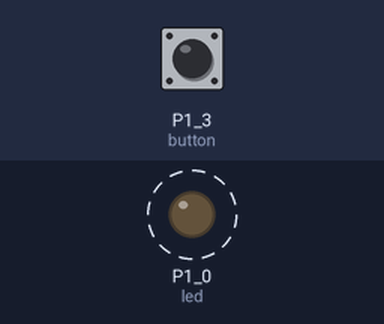
A sketch run on a simulated TI MSP430 LaunchPad. On the bench: output pins drawn as LEDs (lit = HIGH). Dashed ring = blinking. Inputs (shaded band) come from the test bench; at power-on: P1_3 (button) HIGH. What the sketch prints to the serial monitor is not drawn.

Above: at 2.8 s.
2.9 s: P1_3 (button) pulled LOW for 1.2 s
At 3.8 s:
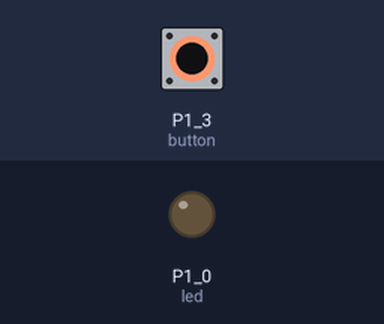
5.6 s: P1_3 (button) pulled LOW for 3.2 s
At 9.2 s:
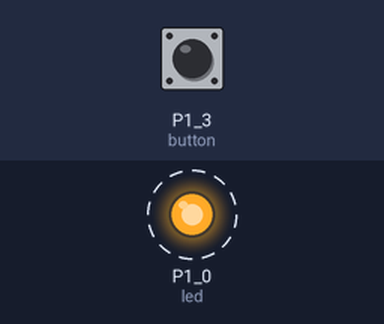
Timing chart, 0 to 18.8 s (numbered marks = the images above; inputs shaded):
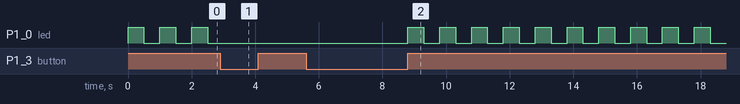

The sketch:

project_button.ino
```cpp
/*
Αυτός ο κωδικός σχεδιάστηκε από τον Κωνσταντίνο Σάκκα στις 7 Αυγούστου 2020.
Προορίζεται για ακαδημαϊκή χρήση στο Τμήμα Πληροφορικής και Τηλεπικοινωνιών του Πανεπιστημίου
Ιωαννίνων και του github https://ksakkas.github.io/Microcontroller-MSP430/.
*/
/*
Αυτός ο κωδικός σχεδιάστηκε και εκτελέστηκε στο Energia ver. 1.8.11E23
Σχεδιάστηκε για χρήση με TI MSP430F5529
*/

/*
Κατά τη διάρκεια της κανονικής ροής του προγράμματος, το κόκκινο LED (PIN 1.0)
θα αναβοσβήνει με συχνότητα 1 Hz. Ο μικροελεγκτής θα τυπώνει στην σειριακή κονσόλα
το πλήθος των αφεσβέσεων

Όταν ο χρήστης πιέζει το δεξί button (PIN 1.1), θα σταματάει η ροή του προγράμματος.
Όταν ο χρήστης ξαναπιέσει το button θα συνεχίζει
*/

#define LED RED_LED //Δηλώνουμε οτι θα χρησιμοποιήσουμε το κόκκινο led
const int button = PUSH2;  //Αρχικοποιούμε στην σταθερά button το κουμπί PUSH2 (P1.1)
const int led  = RED_LED;  //Αρχικοποιούμε στην σταθερά led το κόκκινο led (P1.0)

int ledState=LOW;           //Αρχικοποιούμε την μεταβλητή ledState = LOW δηλαδή λογικό 0
                           //Η συγκεκριμένη μεταβλητή θα κρατάει την κατάσταση του led
int buttonCurrent=LOW;    //Αρχικοποιούμε την μεταβλητή buttonCurrent = LOW δηλαδή λογικό 0
                         //Η συγκεκριμένη μεταβλητή θα κρατάει την κατάσταση του κουμπιού
int buttonPrevious=LOW; //Αρχικοποιούμε την μεταβλητή buttonPrevious = LOW δηλαδή λογικό 0
                       //Η συγκεκριμένη μεταβλητή θα κρατάει την προηγούμενη κατάσταση του κουμπιού
int x=0;              //Αρχικοποιούμε την μεταβλητή x = 0 για μετρητή

void setup() {                                                       //Συνάρτηση αρχικοποίησης παραμέτρων και υλικών συστήματος
  Serial.begin(9600);                                               //Είναι ο ρυθμός μετάδοσης σε bits / sec
  pinMode(led, OUTPUT);                                            //Δήλωση σταθεράς led = RED_LED ως έξοδο
  pinMode(button, INPUT_PULLUP);                                  //Δήλωση σταθεράς button = PUSH2 ως έξοδο
  Serial.println("Τμήμα Πληροφορικής & Τηλεπικοινωνιών");        //Εμφάνιση μηνύματος στην έναρξη του προγράμματος
  Serial.println("Project Button");                     //Εμφάνιση μηνύματος στην έναρξη του προγράμματος


}

void loop()                                                        //Κύρια επαναληπτική συνάρτηση
{
  buttonCurrent = digitalRead(button);                           //Εκχώρηση στην μεταβλητή buttonCurrent την τιμή του Button (εαν πατήθηκε ή όχι)
  if (buttonCurrent != buttonPrevious)                          //Εαν η τιμή του buttonCurrent είναι διαφορετική απο την τιμή του buttonPrevious τότε
                                                               //(δηλ. εαν η τιμή της τωρινής κατάστασης είναι διαφορετική απο της προηγούμενης)
  {
    if(buttonCurrent == HIGH)                                //Εαν η τιμή του buttonCurrent είναι HIGH = λογικό 1 τότε
    {
      if(ledState == LOW){                                 //Εαν η τιμή του ledState είναι LOW = λογικό 0 τότε
        while(buttonCurrent == HIGH){                     //Όσο η τιμή του buttonCurrent είναι HIGH = λογικό 1
          digitalWrite(led, HIGH);                       //Δίνει λογική τιμή 1 (HIGH) στο led δηλαδή το ανάβει
          delay(500);                                   //Σταματά την εκτέλεση για 500 ms = 0.5 sec
          digitalWrite(led, LOW);                      //Δίνει λογική τιμή 0 (LOW) στο led δηλαδή το σβήνει
          delay(500);                                 //Σταματά την εκτέλεση για 500 ms = 0.5 sec
          x++;                                       //Αυξάνει το μετρητή κατά ένα
          Serial.print("Το LED έχει αναβοσβήσει: ");//Εμφάνιση μηνύματος
          Serial.print(x);                         //Εμφάνιση τιμής του μετρητή x
          Serial.println(" φορές");               //Εμφάνιση μηνύματος
          buttonCurrent = digitalRead(button);   //Εκχώρηση στην μεταβλητή buttonCurrent την τιμή του Button (εαν πατήθηκε ή όχι)
          }
        ledState=HIGH;                         //Η μεταβλητή της κατάστασης του led γίνεται HIGH δηλαδή λογικό 1
      }
      else{                                  //Αλλιώς (εάν δεν ισχύει η προηγούμενη συνθήκη)
          digitalWrite(led, LOW);           //Δίνει λογική τιμή 0 (LOW) στο led δηλαδή το σβήνει
          ledState= LOW;                   //Η μεταβλητή της κατάστασης του led γίνεται LOW δηλαδή λογικό 0
          Serial.println("Το LED σταμάτησε να αναβοσβήνει ");    //Εμφάνιση μηνύματος
      }
    }
       buttonPrevious = buttonCurrent;  //Στην μεταβλητή που κρατάει την προηγούμενη κατάσταση του button εκχωρούμε την κατάσταση του button
  }
}
```

Measured:
- after the input at 2.9 s, P1_0 (led): stops changing and stays LOW
- after the input at 5.6 s, P1_0 (led): alternates HIGH for 0.50 s and LOW for 0.50 s, starting after 3.2 s
- by itself, P1_0 (led): alternates HIGH for 0.50 s and LOW for 0.50 s
